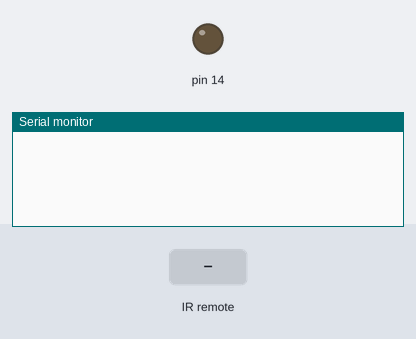
Bench run of a sketch on a simulated Arduino Uno, built with avr-gcc and run on an emulated ATmega328P. On the bench: output pins drawn as LEDs (lit = HIGH), the last lines printed to the serial monitor. The test bench sets the inputs (shaded band).

Above: at 1.2 s.
1.3 s: infrared code 0xED120707 received
At 1.7 s:
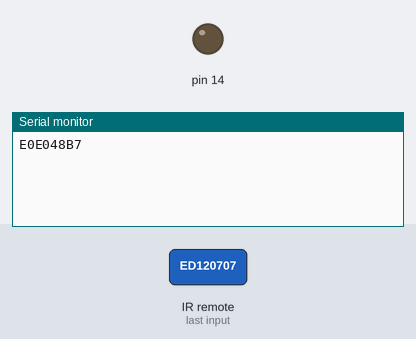
2.8 s: infrared code 0xEF100707 received
At 4.1 s:
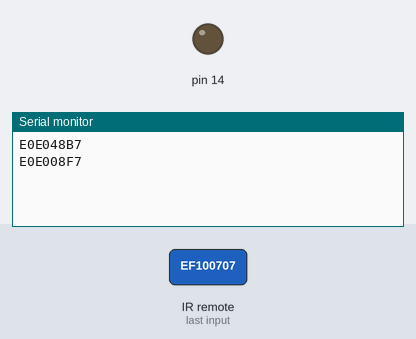

Measured:
- after the input at 1.3 s, the serial monitor: prints a new line at once (image 1)
- after the input at 2.8 s, the serial monitor: prints a new line at once (image 2)

The sketch:

IRremote_V4.ino
```cpp
#include <IRremote.h>

void setup()
{
  // Открываем порт для связи с ПК
  Serial.begin(9600);
  // Старт приема: приемник ПИН 15,индикация ПИН 13
  IrReceiver.begin(15, true, 12);
  // Светодиод ПИН 14
  pinMode(14,OUTPUT);
}

void loop()
{
  if (IrReceiver.decode())
  {
    // Получаем сырые данные и сохраняем в переменную
    uint32_t r = IrReceiver.decodedIRData.decodedRawData;
    // Выводим их в монитор порта (отладка)
    Serial.println(r,HEX);
    if (r == 0xED120707) digitalWrite(14,HIGH); // зажигаем светодиод
    if (r == 0xEF100707) digitalWrite(14,LOW);  // гасим светодиод
    IrReceiver.resume();
  }
}
```
